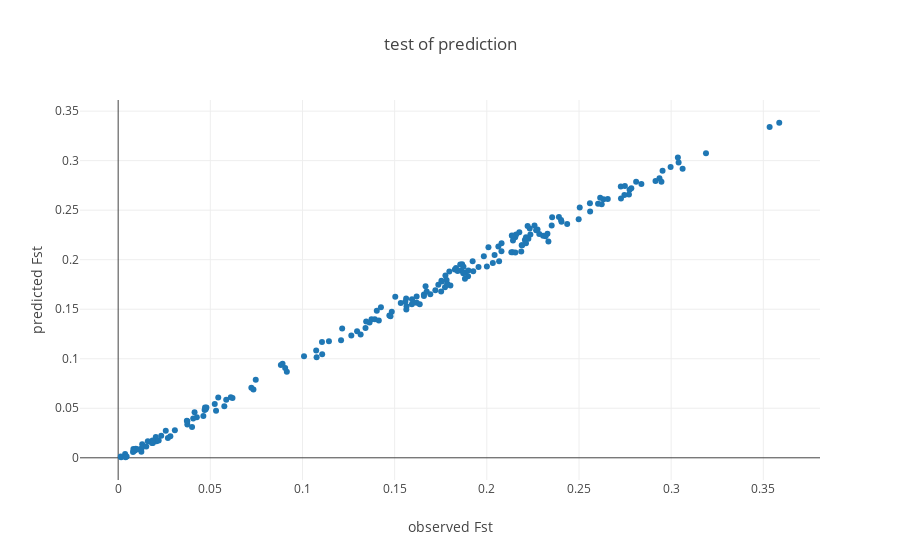

Source (notebook cell):
### Code cell
from Euc_pca_tools.Euc_to_fst import Euc_to_fst, Fst_predict

Fst_predict(vector_lib,m_coeff,b,ploidy= ploidy)

### Figure 1 — Plotly figure (JSON) as saved in the notebook; plotly's stock layout.template omitted (floating-point values rounded to 4 significant figures; data arrays with more than 128 entries replaced by an {"elided": "..."} marker saying what was removed)
{"data": [{"mode": "markers", "type": "scatter", "uid": "5af4f53e-cd88-42a3-a488-95430092cf0b", "x": {"elided": "192 float values"}, "y": {"elided": "192 float values"}}], "layout": {"title": "test of prediction", "xaxis": {"title": "observed Fst"}, "yaxis": {"title": "predicted Fst"}}}
